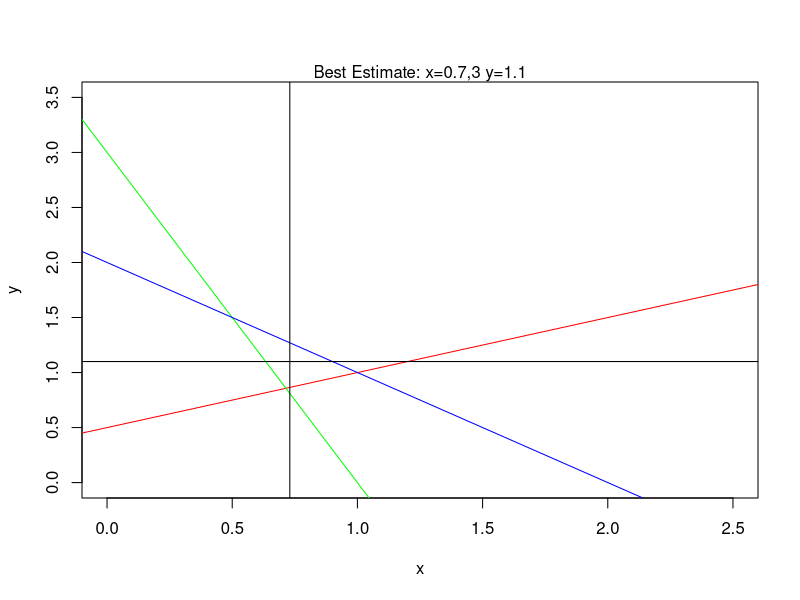
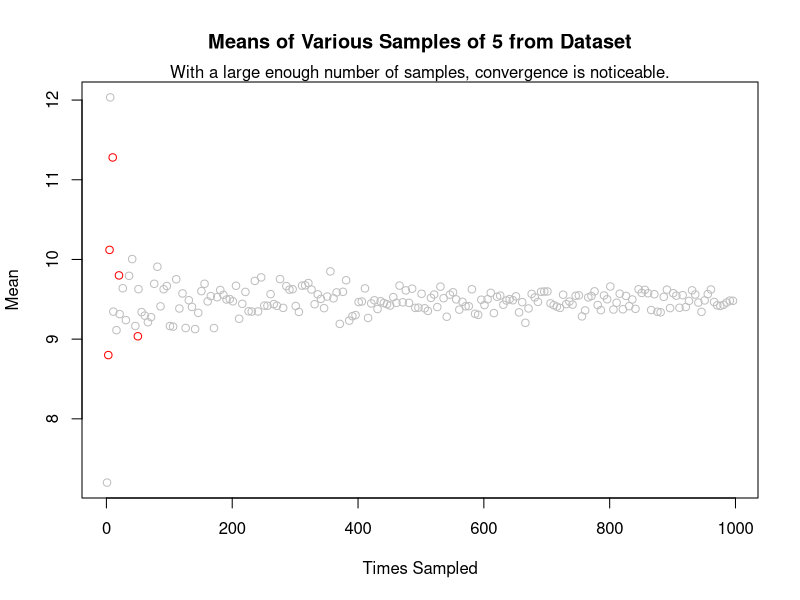
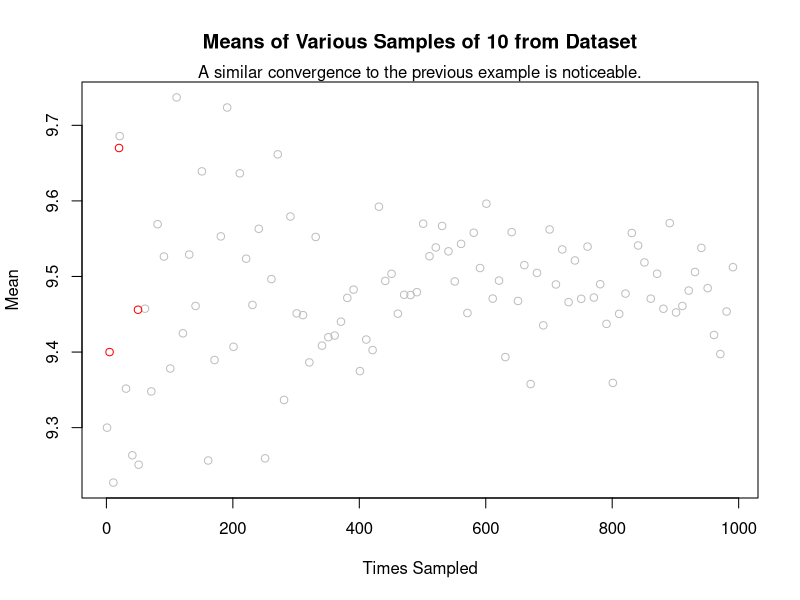
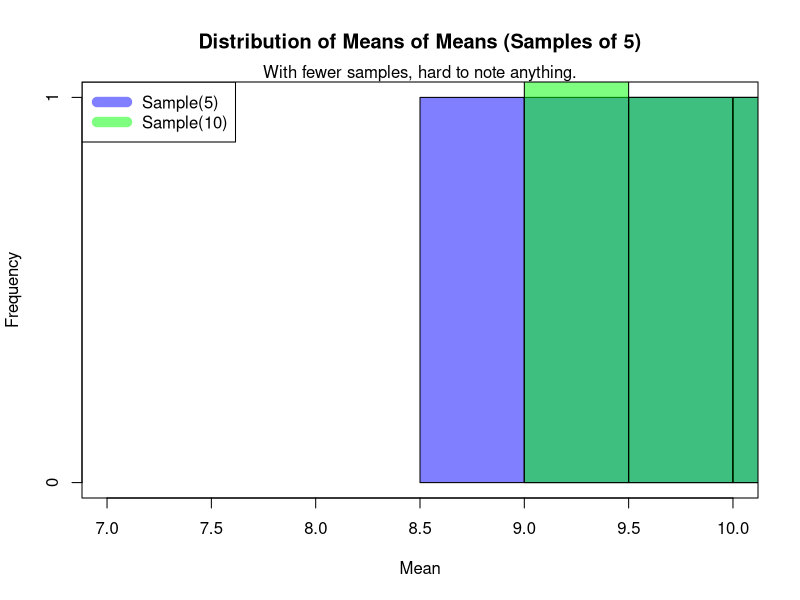
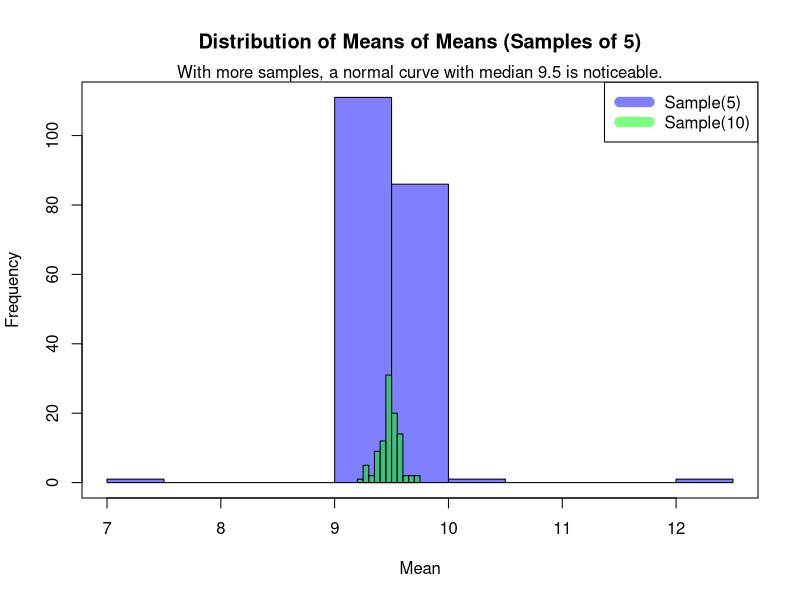

R code for these plots, in order:
## ---- chunk 1

left = matrix(c(-1,3,2,1,1,3),2,2); left
right = c(1,3); right 
solve(left,right)

## ---- chunk 2
#Plot all three lines
plot(NULL,xlim=c(0,2.5),ylim=c(0,3.5), xlab="x",ylab="y")
abline(1/2,1/2, col="red") #first first equation
abline(3,-3,col="green") #second equation
abline(2,-1,col="blue") #third equation
abline(h=1.1)
abline(v=0.73)
mtext("Best Estimate: x=0.7,3 y=1.1")

## ---- chunk 3
x = matrix(c(1,2,3,3,2,1),3,2); x
cov(x)
## ---- chunk 4
data = c(3,2,3,4,3,2,5,4,5,2,3,3,10,4,5,4,12,15,10,17,15,18,16,14,9,10,11,18,17,18,16,17,18)
## ---- chunk 5
s1 = sample(data,5); s1
mean(s1)
## ---- chunk 6
takeSamples <- function(data,sizes, sampleSize){
  allMeans = matrix(NA,1,2)
  for (n in sizes){
    curMeans = vector()
    for (i in c(1:n)){
      curMeans = c(curMeans,mean(sample(data,sampleSize)))
    }
    allMeans = rbind(allMeans,c(n,mean(curMeans)))
  }
  allMeans = allMeans[-1,]
  colnames(allMeans) = c("Times.Sampled","Mean")  
  allMeans #return value
}

means.5 = takeSamples(data,c(3,5,10,20,50),sampleSize=5); means.5
## ---- chunk 7

#Out of curiosity, plotting larger sizes of samples (first, so that axes match up)
means.5.1000 = takeSamples(data,seq(1,1000,5),sampleSize=5)
plot(means.5.1000, main="Means of Various Samples of 5 from Dataset", col="grey", xlab="Times Sampled")

#Request from assignment in red
points(means.5,col="red")

mtext("With a large enough number of samples, convergence is noticeable.")

## ---- chunk 8
means.10.1000 = takeSamples(data,seq(1,1000,10),sampleSize=10)

plot(means.10.1000, main="Means of Various Samples of 10 from Dataset", col="grey", xlab="Times Sampled")

means.10 = takeSamples(data,c(3,5,10,20,50),sampleSize=10)
points(means.10, col="red")

mtext("A similar convergence to the previous example is noticeable.")
## ---- chunk 9
hist(means.5[,2], col=rgb(0,0,1,0.5), xlim=c(7,10),main="Distribution of Means of Means (Samples of 5)", xlab="Mean")

hist(means.10[,2], col=rgb(0,1,0,0.5), main="Distribution of Mean of Means (Samples of 10)", xlab="Mean", add=T)

legend("topleft", c("Sample(5)","Sample(10)"),col=c(rgb(0,0,1,0.5),rgb(0,1,0,0.5)), lwd=10)
box() #decorative box around data
mtext("With fewer samples, hard to note anything.")


hist(means.5.1000[,2], col=rgb(0,0,1,0.5), main="Distribution of Means of Means (Samples of 5)", xlab="Mean")

hist(means.10.1000[,2], col=rgb(0,1,0,0.5), main="Distribution of Mean of Means (Samples of 10)", xlab="Mean", add=T)

legend("topright", c("Sample(5)","Sample(10)"),col=c(rgb(0,0,1,0.5),rgb(0,1,0,0.5)), lwd=10)
box() #decorative box around data
mtext("With more samples, a normal curve with median 9.5 is noticeable.")

